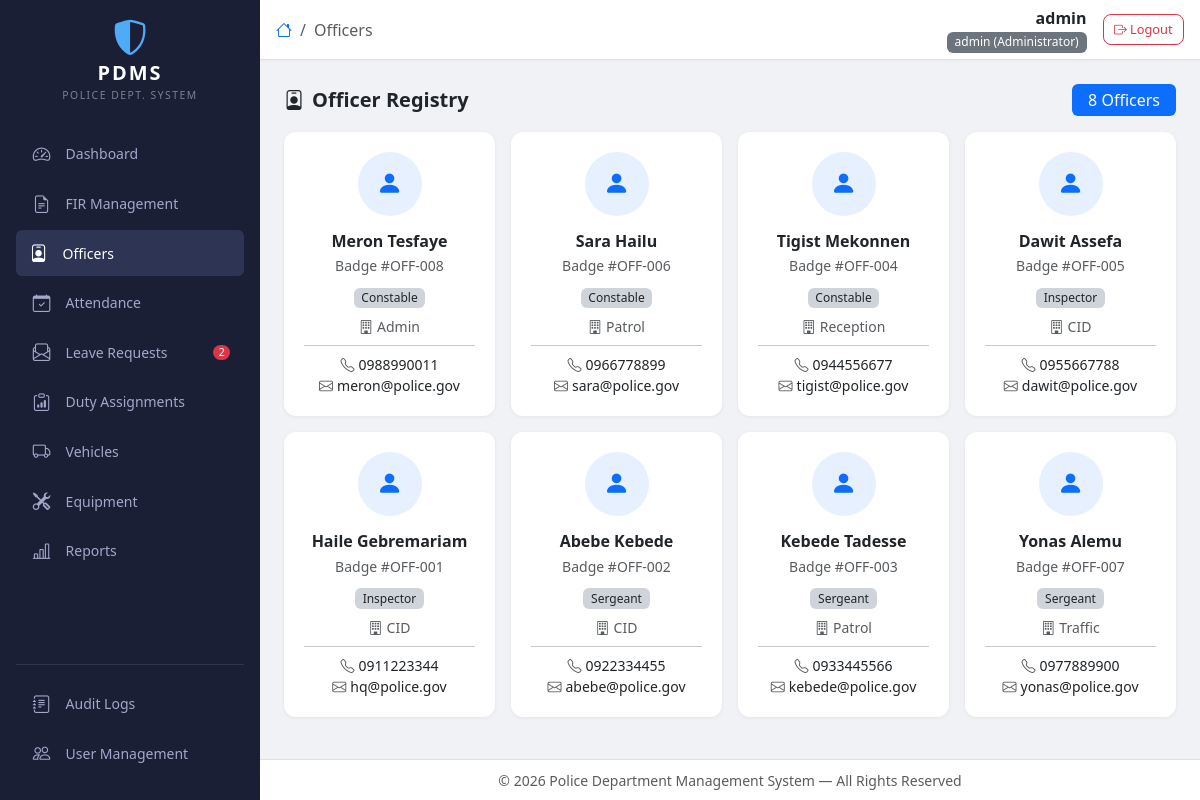
The page /staff/officers/ (signed in) on the database its author committed.
### core/models.py (models this page shows)
class CustomUser(AbstractBaseUser, PermissionsMixin):
    username = models.CharField(max_length=150, unique=True)
    full_name = models.CharField(max_length=255, blank=True)
    role = models.CharField(max_length=30, choices=ROLE_CHOICES, default='CLERK')
    is_active = models.BooleanField(default=True)
    is_staff = models.BooleanField(default=False)
    failed_attempts = models.IntegerField(default=0)
    locked_until = models.DateTimeField(null=True, blank=True)
    created_at = models.DateTimeField(auto_now_add=True)
    updated_at = models.DateTimeField(auto_now=True)
    officer = models.OneToOneField(
        'cases.Officer', on_delete=models.SET_NULL,
        null=True, blank=True, related_name='user_account'
    )
    objects = CustomUserManager()
    USERNAME_FIELD = 'username'
    REQUIRED_FIELDS = []
    def has_min_role(self, min_role):
        return ROLE_HIERARCHY.get(self.role, 0) >= ROLE_HIERARCHY.get(min_role, 0)
    def __str__(self):
        return f"{self.username} ({self.get_role_display()})"

### cases/models.py (models this page shows, shortened)
class Officer(models.Model):
    RANK_CHOICES = (
        ('Constable', 'Constable'),
        ('Sergeant', 'Sergeant'),
        ('Inspector', 'Inspector'),
        ('Assistant Commissioner', 'Assistant Commissioner'),
        ('Deputy Commissioner', 'Deputy Commissioner'),
        ('Commissioner', 'Commissioner'),
    )
    badge_number = models.CharField(max_length=50, unique=True)
    full_name = models.CharField(max_length=255)
    rank = models.CharField(max_length=50, choices=RANK_CHOICES)
    phone = models.CharField(max_length=20, blank=True)
    email = models.EmailField(blank=True)
    unit = models.CharField(max_length=100, blank=True)
    is_active = models.BooleanField(default=True)
    created_at = models.DateTimeField(auto_now_add=True)
    class Meta:
        ordering = ['rank', 'full_name']

### staff/views.py (the view)
# urls.py: path('officers/', views.officer_list, name='officer_list'),
@require_auth
def officer_list(request):
    officers = Officer.objects.filter(is_active=True)
    return render(request, 'staff/officer_list.html', {'officers': officers})

### core/context_processors.py (called while the page is built)
def global_context(request):
    pending_leave_count = 0
    if request.user.is_authenticated:
        from core.models import ROLE_HIERARCHY
        user_level = ROLE_HIERARCHY.get(request.user.role, 0)
        if user_level >= ROLE_HIERARCHY.get('STATION_COMMANDER', 3):
            from staff.models import LeaveRequest
            pending_leave_count = LeaveRequest.objects.filter(status='PENDING').count()
    return {
        'pending_leave_count': pending_leave_count,
    }

### core/templatetags/role_tags.py (called while the page is built)
@register.filter
def role_badge(role):
    label = ROLE_LABELS.get(role, role)
    color = ROLE_COLORS.get(role, 'secondary')
    return f'<span class="badge bg-{color}">{label}</span>'

@register.filter
def has_role(user, min_role):
    if not user or not user.is_authenticated:
        return False
    return user.has_min_role(min_role)

### templates/staff/officer_list.html (shortened to what this page needs)
{% extends 'base.html' %}
{% load role_tags %}
{% block nav_officers %}active text-white{% endblock %}
{% block page_title %}Officers{% endblock %}
{% block content %}
<div class="d-flex justify-content-between align-items-center mb-3">
    <h5 class="fw-bold mb-0"><i class="bi bi-person-badge me-2"></i>Officer Registry</h5>
    <span class="badge bg-primary fs-6 px-3 py-2">{{ officers|length }} Officers</span>
</div>
<div class="row g-3">
    {% for officer in officers %}
    <div class="col-sm-6 col-lg-4 col-xl-3">
        <div class="card content-card h-100">
            <div class="card-body text-center">
                <div class="mb-3">
                    <div class="d-inline-flex align-items-center justify-content-center rounded-circle bg-primary bg-opacity-10 text-primary" style="width:64px;height:64px;font-size:1.6rem;">
                        <i class="bi bi-person-fill"></i>
                    </div>
                </div>
                <h6 class="fw-bold mb-1">{{ officer.full_name }}</h6>
                <div class="text-muted small mb-2">Badge #{{ officer.badge_number }}</div>
                <span class="badge bg-dark-subtle text-dark mb-2">{{ officer.rank }}</span>
                {% if officer.unit %}
                <div class="small text-muted"><i class="bi bi-building me-1"></i>{{ officer.unit }}</div>
                {% endif %}
                <hr class="my-2">
                {% if officer.phone %}
                <div class="small"><i class="bi bi-telephone me-1 text-muted"></i>{{ officer.phone }}</div>
                {% endif %}
                {% if officer.email %}
                <div class="small"><i class="bi bi-envelope me-1 text-muted"></i>{{ officer.email }}</div>
                {% endif %}
            </div>
        </div>
    </div>
    {% endfor %}
</div>
{% endblock %}

### templates/base.html (shortened to what this page needs)
{% load role_tags %}
<!DOCTYPE html>
<html lang="en" data-bs-theme="light">
<head>
    <link href="https://cdn.jsdelivr.net/npm/bootstrap@5.3.3/dist/css/bootstrap.min.css" rel="stylesheet">
    <link href="https://cdn.jsdelivr.net/npm/bootstrap-icons@1.11.3/font/bootstrap-icons.min.css" rel="stylesheet">
    <link href="/static/css/style.css" rel="stylesheet">
</head>
<body>
    <nav id="sidebar" class="bg-dark-navy d-flex flex-column flex-shrink-0 p-3">
        <div class="d-flex align-items-center mb-4">
            <div class="sidebar-brand text-center w-100">
                <div class="sidebar-logo">
                    <i class="bi bi-shield-shaded"></i>
                </div>
                <span class="sidebar-title">PDMS</span>
                <div class="sidebar-subtitle">Police Dept. System</div>
            </div>
        </div>
        <ul class="nav nav-pills flex-column gap-1 flex-grow-1">
            <li class="nav-item">
                <a href="{% url 'core:dashboard' %}" class="nav-link sidebar-link {% block nav_dashboard %}{% endblock %}">
                    <i class="bi bi-speedometer2"></i>
                    <span>Dashboard</span>
                </a>
            </li>
            <li class="nav-item">
                <a href="{% url 'cases:fir_list' %}" class="nav-link sidebar-link {% block nav_cases %}{% endblock %}">
                    <i class="bi bi-file-earmark-text"></i>
                    <span>FIR Management</span>
                </a>
            </li>
            <li class="nav-item">
                <a href="{% url 'staff:officer_list' %}" class="nav-link sidebar-link {% block nav_officers %}{% endblock %}">
                    <i class="bi bi-person-badge"></i>
                    <span>Officers</span>
                </a>
            </li>
            <li class="nav-item">
                <a href="{% url 'staff:attendance' %}" class="nav-link sidebar-link {% block nav_attendance %}{% endblock %}">
                    <i class="bi bi-calendar-check"></i>
                    <span>Attendance</span>
                </a>
            </li>
            <li class="nav-item">
                <a href="{% url 'staff:leave_list' %}" class="nav-link sidebar-link {% block nav_leaves %}{% endblock %}">
                    <i class="bi bi-envelope-paper"></i>
                    <span>Leave Requests</span>
                    {% if pending_leave_count > 0 %}
                        <span class="badge bg-danger ms-auto rounded-pill">{{ pending_leave_count }}</span>
                    {% endif %}
                </a>
            </li>
            <li class="nav-item">
                <a href="{% url 'staff:duty_list' %}" class="nav-link sidebar-link {% block nav_duty %}{% endblock %}">
                    <i class="bi bi-clipboard-data"></i>
                    <span>Duty Assignments</span>
                </a>
            </li>
            <li class="nav-item">
                <a href="{% url 'fleet:vehicle_list' %}" class="nav-link sidebar-link {% block nav_vehicles %}{% endblock %}">
                    <i class="bi bi-truck"></i>
                    <span>Vehicles</span>
                </a>
            </li>
            <li class="nav-item">
                <a href="{% url 'fleet:equipment_list' %}" class="nav-link sidebar-link {% block nav_equipment %}{% endblock %}">
                    <i class="bi bi-tools"></i>
                    <span>Equipment</span>
                </a>
            </li>
            <li class="nav-item">
                <a href="{% url 'reports:dashboard_report' %}" class="nav-link sidebar-link {% block nav_reports %}{% endblock %}">
                    <i class="bi bi-bar-chart-line"></i>
                    <span>Reports</span>
                </a>
            </li>
        </ul>
        <hr class="border-secondary opacity-25">
        {% if user|has_role:"STATION_COMMANDER" %}
        <ul class="nav nav-pills flex-column gap-1 mb-2">
            <li class="nav-item">
                <a href="{% url 'core:audit_logs' %}" class="nav-link sidebar-link {% block nav_audit %}{% endblock %}">
                    <i class="bi bi-journal-text"></i>
                    <span>Audit Logs</span>
                </a>
            </li>
            {% if user|has_role:"ADMIN" %}
            <li class="nav-item">
                <a href="{% url 'core:user_list' %}" class="nav-link sidebar-link {% block nav_users %}{% endblock %}">
                    <i class="bi bi-people"></i>
                    <span>User Management</span>
                </a>
            </li>
            {% endif %}
        </ul>
        {% endif %}
    </nav>
    <div id="main-wrapper">
        <header class="top-navbar">
            <div class="d-flex align-items-center justify-content-between w-100 px-3">
                <div class="d-flex align-items-center gap-3">
                    <nav aria-label="breadcrumb">
                        <ol class="breadcrumb mb-0">
                            {% block breadcrumb %}
                            <li class="breadcrumb-item"><a href="{% url 'core:dashboard' %}"><i class="bi bi-house"></i></a></li>
                            <li class="breadcrumb-item active">{% block page_title %}Home{% endblock %}</li>
                            {% endblock %}
                        </ol>
                    </nav>
                </div>
                <div class="d-flex align-items-center gap-3">
                    <div class="text-end d-none d-sm-block">
                        <div class="fw-semibold text-truncate" style="max-width: 180px;">{{ user.get_full_name|default:user.username }}</div>
                        <div class="text-muted small">{{ user|role_badge|safe }}</div>
                    </div>
                    <a href="{% url 'core:logout' %}" class="btn btn-outline-danger btn-sm" title="Logout">
                        <i class="bi bi-box-arrow-right"></i>
                        <span class="d-none d-md-inline">Logout</span>
                    </a>
                </div>
            </div>
        </header>
        <main class="main-content p-3 p-md-4">
            {% block content %}{% endblock %}
        </main>
        <footer class="main-footer text-center text-muted py-2 px-3">
            <small>&copy; {% now "Y" %} Police Department Management System &mdash; All Rights Reserved</small>
        </footer>
    </div>
</body>
</html>

### static/css/style.css (style rules this page uses)
:root { --sidebar-width: 260px; --sidebar-bg: #1a1f36; --sidebar-hover: #252b45; --sidebar-active: #2d3454; --sidebar-text: #a2a8c8; --sidebar-text-active: #ffffff; --navbar-height: 60px; --body-bg: #f0f2f5; }
* { margin: 0; padding: 0; box-sizing: border-box; }
html, body { height: 100%; font-family: 'Segoe UI', system-ui, -apple-system, sans-serif; background: var(--body-bg); overflow: hidden; }
#sidebar { position: fixed; top: 0; left: 0; bottom: 0; width: var(--sidebar-width); background: var(--sidebar-bg); color: var(--sidebar-text); overflow-y: auto; z-index: 1050; transition: transform 0.3s ease; }
.bg-dark-navy { background-color: var(--sidebar-bg) !important; }
.sidebar-brand { padding: 4px 0; }
.sidebar-logo { font-size: 2.2rem; color: #4dabf7; line-height: 1; }
.sidebar-title { display: block; font-size: 1.25rem; font-weight: 700; color: #ffffff; letter-spacing: 2px; margin-top: 2px; }
.sidebar-subtitle { font-size: 0.65rem; color: var(--sidebar-text); text-transform: uppercase; letter-spacing: 1.5px; opacity: 0.7; }
.sidebar-link { display: flex; align-items: center; gap: 0.75rem; padding: 0.6rem 0.85rem; color: var(--sidebar-text) !important; border-radius: 0.5rem; font-size: 0.875rem; font-weight: 500; transition: all 0.2s ease; text-decoration: none; background: transparent !important; border: none !important; }
.sidebar-link i { font-size: 1.1rem; width: 1.5rem; text-align: center; }
.sidebar-link.active, .sidebar-link.text-white { background: var(--sidebar-active) !important; color: var(--sidebar-text-active) !important; border-left: 3px solid #4dabf7; padding-left: calc(0.85rem - 3px); }
.sidebar-link .badge { font-size: 0.65rem; padding: 0.25em 0.55em; }
#main-wrapper { margin-left: var(--sidebar-width); min-height: 100vh; display: flex; flex-direction: column; }
.top-navbar { height: var(--navbar-height); background: #ffffff; border-bottom: 1px solid #e0e0e0; display: flex; align-items: center; position: sticky; top: 0; z-index: 1040; box-shadow: 0 1px 3px rgba(0,0,0,0.04); }
.main-content { flex: 1; overflow-y: auto; }
.main-footer { border-top: 1px solid #e0e0e0; background: #ffffff; flex-shrink: 0; }
.content-card { border: none; border-radius: 0.75rem; box-shadow: 0 1px 4px rgba(0,0,0,0.06); }
.content-card .card-body { padding: 1.25rem; }
.badge { font-weight: 500; font-size: 0.75rem; padding: 0.35em 0.65em; border-radius: 0.375rem; }
.btn { font-size: 0.875rem; font-weight: 500; border-radius: 0.5rem; padding: 0.5rem 1rem; transition: all 0.2s ease; }
.btn-sm { padding: 0.3rem 0.65rem; font-size: 0.8rem; }
.fw-semibold { font-weight: 600; }

### rows shown on the page
CustomUser: get_full_name "admin", id+username+role "admin (Administrator)"
Officer: full_name "Meron Tesfaye", badge_number "OFF-008", rank "Constable", unit "Admin", phone "0988990011", email "meron@police.gov"
Officer: full_name "Sara Hailu", badge_number "OFF-006", rank "Constable", unit "Patrol", phone "0966778899", email "sara@police.gov"
Officer: full_name "Tigist Mekonnen", badge_number "OFF-004", rank "Constable", unit "Reception", phone "0944556677", email "tigist@police.gov"
Officer: full_name "Dawit Assefa", badge_number "OFF-005", rank "Inspector", unit "CID", phone "0955667788", email "dawit@police.gov"
Officer: full_name "Haile Gebremariam", badge_number "OFF-001", rank "Inspector", unit "CID", phone "0911223344", email "hq@police.gov"
Officer: full_name "Abebe Kebede", badge_number "OFF-002", rank "Sergeant", unit "CID", phone "0922334455", email "abebe@police.gov"
Officer: full_name "Kebede Tadesse", badge_number "OFF-003", rank "Sergeant", unit "Patrol", phone "0933445566", email "kebede@police.gov"
Officer: full_name "Yonas Alemu", badge_number "OFF-007", rank "Sergeant", unit "Traffic", phone "0977889900", email "yonas@police.gov"

### other values the page prints
{{ pending_leave_count }} "2"
{{ officers|length }} "8"
